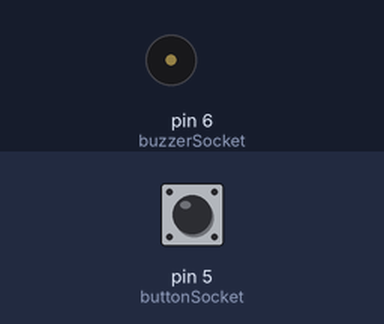
Recording of a sketch running on a simulated Arduino Uno, built with avr-gcc and run on an emulated ATmega328P. On the bench: buzzer (waves = sounding). The inputs (shaded band) are chosen by the test bench; at power-on: pin 5 (buttonSocket) LOW.

Above: at 1.2 s.
1.3 s: pin 5 (buttonSocket) pulled HIGH for 0.15 s
At 2.2 s:
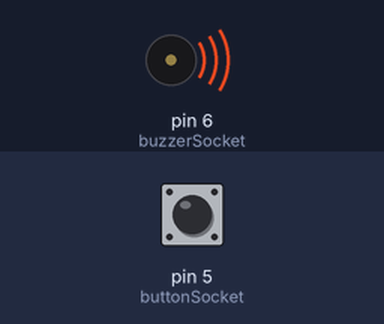
4.4 s: pin 5 (buttonSocket) pulled HIGH for 1 s
At 7.1 s:
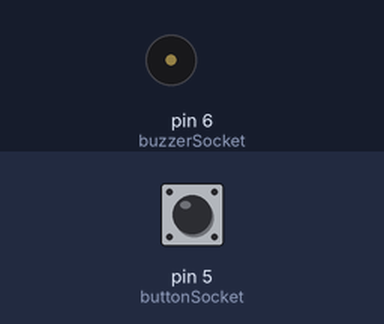
7.7 s: pin 5 (buttonSocket) pulled HIGH for 3.2 s
At 8.3 s:
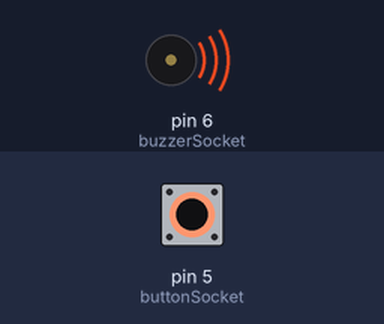
Timing chart, 0 to 12.8 s (numbered marks = the images above; inputs shaded):
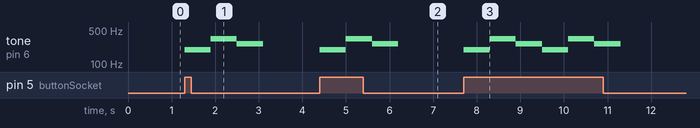

Measured:
- after the input at 1.3 s, tone on pin 6 (buzzerSocket): silent → 196 Hz at once, → 329 Hz 0.60 s later, → 261 Hz 0.60 s later, → silent 0.60 s later
- after the input at 4.4 s, tone on pin 6 (buzzerSocket): silent → 196 Hz at once, → 329 Hz 0.60 s later, → 261 Hz 0.60 s later, → silent 0.60 s later
- after the input at 7.7 s, tone on pin 6 (buzzerSocket): plays 196 Hz for 0.60 s, 329 Hz for 0.60 s, 261 Hz for 0.60 s, 196 Hz for 0.60 s, 329 Hz for 0.60 s, 261 Hz for 0.60 s, starting at once

The sketch:

L_04_C_02.ino
```cpp
const int buttonSocket = 5;
const int buzzerSocket = 6;

void setup() {
  pinMode(buttonSocket, INPUT);
  pinMode(buzzerSocket, OUTPUT);
}

void loop() {
  if (digitalRead(buttonSocket)) {
    tone(buzzerSocket, 196);
    delay(600);
    tone(buzzerSocket, 329);
    delay(600);
    tone(buzzerSocket, 261);
    delay(600);
  } else {
    noTone(buzzerSocket);
  }
}
```
